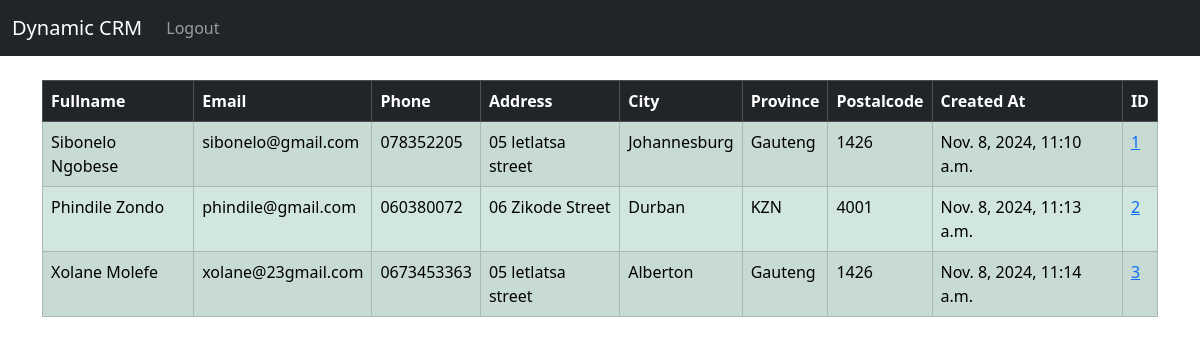
The app's page / (signed in) with its own data.
### crm_app/models.py (models this page shows, shortened)
class Record(models.Model):
    created_at = models.DateTimeField(auto_now_add= True)
    first_name = models.CharField(max_length =50)
    last_name =  models.CharField(max_length =50)
    phone = models.CharField(max_length =50)
    email = models.CharField(max_length =50)
    address = models.CharField(max_length =50)
    city = models.CharField(max_length =50)
    province = models.CharField(max_length =50)
    postalcode = models.CharField(max_length =50)

### crm_app/views.py (the view)
# urls.py: path('', views.home, name='home'),
def home(request):
    records = Record.objects.all()
    if request.method == "POST":
        username = request.POST['username']
        password = request.POST['password']
        user = authenticate(request, username=username, password=password)
        if user is not None :
            login(request, user)
            messages.success(request, "Ohh yeah!! You Have Been Logged In Successfully Welcome Back.")
            return redirect('home')
        else:
            messages.success(request, "Opps!! There Was An Error Logging In, Please Try Again..")
            return redirect('home')
    else:
        return render(request, 'home.html', {'records': records})

### crm_app/templates/home.html (shortened to what this page needs)
{% extends "base.html" %}
{% block content %}
{% if user.is_authenticated %}
<table class="table table-success table-striped table-hover table-bordered">
  <thead class="table-dark">
    <tr>
      <th scope="col">Fullname</th>
      <th scope="col">Email</th>
      <th scope="col">Phone</th>
      <th scope="col">Address</th>
      <th scope="col">City</th>
      <th scope="col">Province</th>
      <th scope="col">Postalcode</th>
      <th scope="col">Created At</th>
      <th scope="col">ID</th>
    </tr>
  </thead>
  <tbody>
{% if records %}
  {% for record in records %}
    <tr>
      <td>{{ record.first_name }}
      {{ record.last_name }} </td>
      <td>{{ record.email }} </td>
      <td>{{ record.phone }} </td>
      <td>{{ record.address }} </td>
      <td>{{ record.city }} </td>
      <td>{{ record.province }} </td>
      <td>{{ record.postalcode }} </td>
      <td>{{ record.created_at }} </td>
      <td><a href= "{% url 'record' record.id %}">{{ record.id }}</a></td>
    </tr>
  {% endfor %}
{% endif %}
  </tbody>
</table>
{% endif %}
{% endblock %}

### crm_app/templates/base.html (shortened to what this page needs)
<!doctype html>
<html lang="en">
  <head>
    <link href="https://cdn.jsdelivr.net/npm/bootstrap@5.3.3/dist/css/bootstrap.min.css" rel="stylesheet">
  </head>
  <body>
    {% include "navbar.html" %}
    <div class= 'container'>
        <br/>
        {% block content %}
        {% endblock %}
    </div>
  </body>
</html>

### crm_app/templates/navbar.html (shortened to what this page needs)
<nav class="navbar navbar-expand-lg navbar-dark bg-dark">
    <div class="container-fluid">
      <a class="navbar-brand" href="{% url 'home' %}">Dynamic CRM</a>
      <div class="collapse navbar-collapse" id="navbarSupportedContent">
        <ul class="navbar-nav me-auto mb-2 mb-lg-0">
          {% if user.is_authenticated %}
          <li class="nav-item">
            <a class="nav-link" href="{% url 'logout' %}">Logout</a>
          </li>
          {% endif %}
        </ul>
      </div>
    </div>
  </nav>

### records on screen
Record: first_name "Sibonelo", last_name "Ngobese", email "sibonelo@gmail.com", phone "078352205", address "05 letlatsa street", city "Johannesburg", province "Gauteng", postalcode "1426", created_at "Nov. 8, 2024, 11:10 a.m.", id "1"
Record: first_name "Phindile", last_name "Zondo", email "phindile@gmail.com", phone "060380072", address "06 Zikode Street", city "Durban", province "KZN", postalcode "4001", created_at "Nov. 8, 2024, 11:13 a.m.", id "2"
Record: first_name "Xolane", last_name "Molefe", email "xolane@23gmail.com", phone "0673453363", address "05 letlatsa street", city "Alberton", province "Gauteng", postalcode "1426", created_at "Nov. 8, 2024, 11:14 a.m.", id "3"
